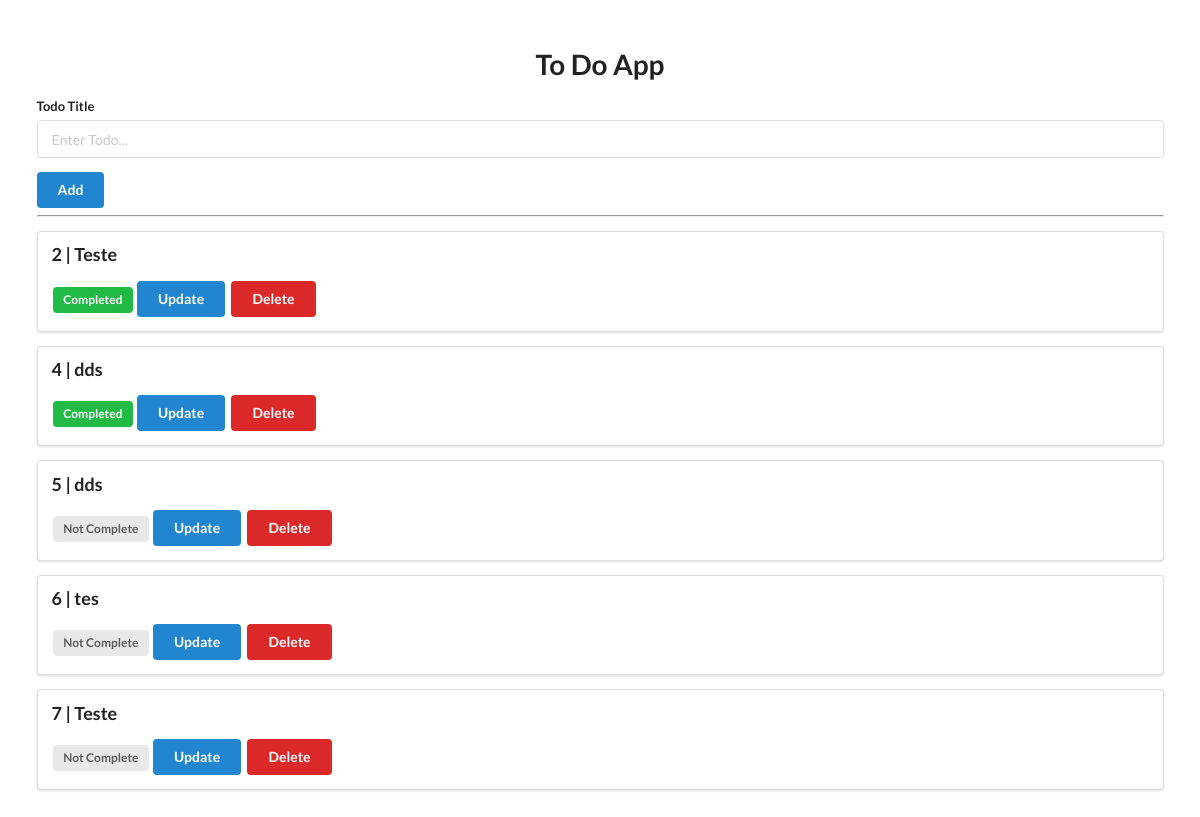
Screenshot of /todo with the database file from the repository.
### models.py (models this page shows)
class Todo(Base):
    __tablename__ = "todos"
    id: Mapped[int] = mapped_column(primary_key=True)
    title: Mapped[str] = mapped_column(String(30))
    complete: Mapped[bool] = mapped_column(Boolean, default=False)

### app.py (the view)
@app.get("/todo")
def todo_home(request: Request, db: Session = Depends(get_db)):
    todos = db.query(models.Todo).all()
    return templates.TemplateResponse("base.html",
                                      {"request": request, "todo_list": todos})

### templates/base.html (shortened to what this page needs)
<!DOCTYPE html>
<html lang="en">
  <head>
    <link
      rel="stylesheet"
      href="https://cdn.jsdelivr.net/npm/semantic-ui@2.4.2/dist/semantic.min.css"
    />
  </head>
  <body>
    <div style="margin-top: 50px" class="ui container">
      <h1 class="ui center aligned header">To Do App</h1>
      <form class="ui form" action="/todo/add" method="post">
        <div class="field">
          <label>Todo Title</label>
          <input type="text" name="title" placeholder="Enter Todo..." /><br />
        </div>
        <button class="ui blue button" type="submit">Add</button>
      </form>
      <hr />
      {% for todo in todo_list %}
      <div class="ui segment">
        <p class="ui big header">{{todo.id }} | {{ todo.title }}</p>
        {% if todo.complete == False %}
        <span class="ui gray label">Not Complete</span>
        {% else %}
        <span class="ui green label">Completed</span>
        {% endif %}
        <a class="ui blue button" href="/todo/update/{{ todo.id }}">Update</a>
        <a class="ui red button" href="/todo/delete/{{ todo.id }}">Delete</a>
      </div>
      {% endfor %}
    </div>
  </body>
</html>

### rows the page displays
Todo: id "2", title "Teste", complete "Completed"
Todo: id "4", title "dds", complete "Completed"
Todo: id "5", title "dds", complete "Not Complete"
Todo: id "6", title "tes", complete "Not Complete"
Todo: id "7", title "Teste", complete "Not Complete"
